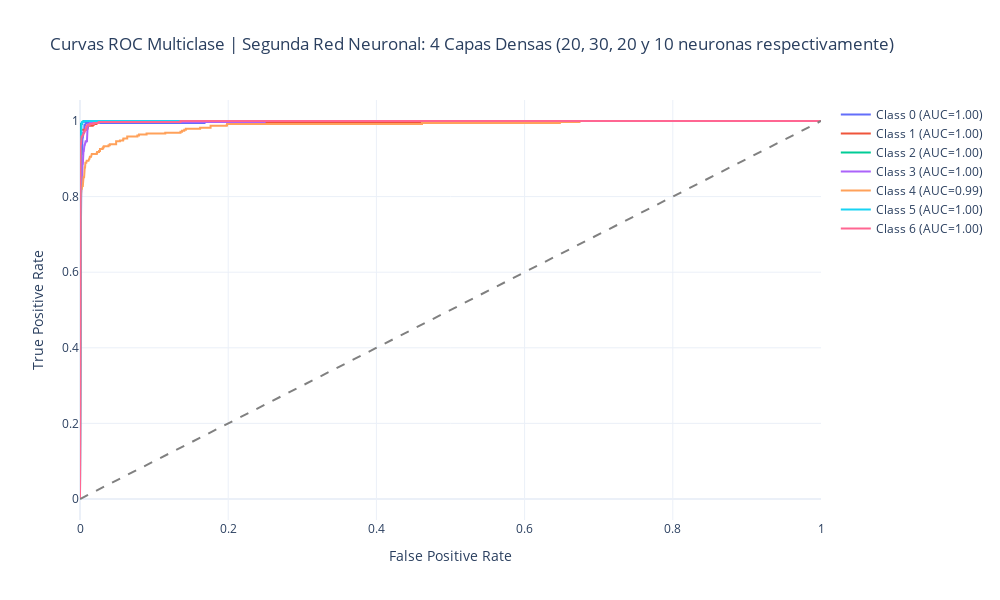

Notebook code for this chart:
### Code cell
graphROCAUC(y_pred, y_test_oneHot, 7, rn2_title)

### Figure 1 — Plotly figure (JSON) as saved in the notebook; plotly's stock layout.template omitted (floating-point values rounded to 4 significant figures; data arrays with more than 128 entries replaced by an {"elided": "..."} marker saying what was removed)
{"data": [{"mode": "lines", "name": "Class 0 (AUC=1.00)", "type": "scatter", "x": {"elided": "299 float values"}, "y": {"elided": "299 float values"}}, {"mode": "lines", "name": "Class 1 (AUC=1.00)", "type": "scatter", "x": {"elided": "305 float values"}, "y": {"elided": "305 float values"}}, {"mode": "lines", "name": "Class 2 (AUC=1.00)", "type": "scatter", "x": {"elided": "296 float values"}, "y": {"elided": "296 float values"}}, {"mode": "lines", "name": "Class 3 (AUC=1.00)", "type": "scatter", "x": {"elided": "333 float values"}, "y": {"elided": "333 float values"}}, {"mode": "lines", "name": "Class 4 (AUC=0.99)", "type": "scatter", "x": {"elided": "373 float values"}, "y": {"elided": "373 float values"}}, {"mode": "lines", "name": "Class 5 (AUC=1.00)", "type": "scatter", "x": {"elided": "292 float values"}, "y": {"elided": "292 float values"}}, {"mode": "lines", "name": "Class 6 (AUC=1.00)", "type": "scatter", "x": {"elided": "310 float values"}, "y": {"elided": "310 float values"}}, {"line": {"color": "gray", "dash": "dash"}, "mode": "lines", "showlegend": false, "type": "scatter", "x": [0, 1], "y": [0, 1]}], "layout": {"height": 600, "title": {"text": "Curvas ROC Multiclase | Segunda Red Neuronal: 4 Capas Densas (20, 30, 20 y 10 neuronas respectivamente)"}, "width": 1000, "xaxis": {"title": {"text": "False Positive Rate"}}, "yaxis": {"title": {"text": "True Positive Rate"}}}}
